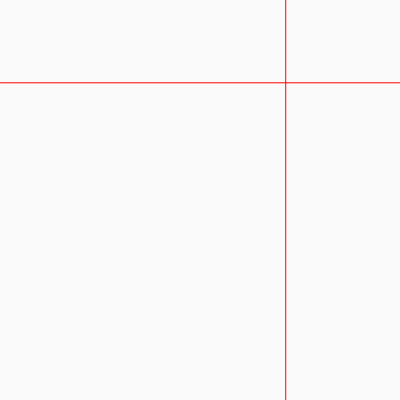
Frame 1 (no input)
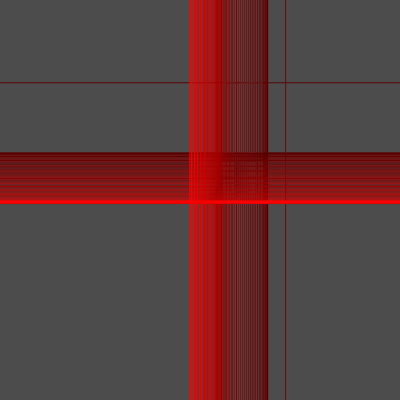
Frame 60 (no input)
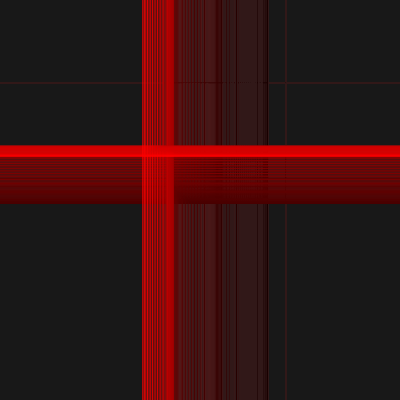
Frame 120 (the mouse pressed at the canvas centre since frame 60)

The p5.js sketch that drew these frames (run headless with seeded random() and noise() and a simulated clock; from frame 60 on, the mouse is pressed at the canvas centre):

// p5.js sketch
// ── sketch.js
// https://editor.p5js.org/p5name/sketches/LYxwpUWAG
// ims noise rgg

let my = {};

function setup() {
  my.noiseScale = 0.005;
  my.bgAlpha = 5;
  my.width = 400;
  my.height = 400;
  my.xpos = 0;
  my.ypos = 0;
  my.xspeed = 1;
  my.yspeed = 1;
  // my.xlen = 0;
  // my.ylen = 0;
  my.debug = 1;
  // my.fullScreenBtn = 0;
  my.startTime = 0;
  my.changeTime = 5.0;
  my.colors = ["red", "green", "gold"];
  my.colorIndex = 0;

  if (!my.debug) {
    my.width = windowWidth;
    my.height = windowHeight;
  }
  createCanvas(my.width, my.height);
  noStroke();

  my.fullScreenBtn = createButton("Full Screen");
  my.fullScreenBtn.mousePressed(full_screen_action);
  my.fullScreenBtn.style("font-size:42px");

  my.startTime = millis() / 1000.0;

  new_pos();

  // init_dim();
}

function draw() {
  background(0, my.bgAlpha);
  // strokeWeight(0);
  // fill("black");
  // rect(0, 0, width, height);
  check_time();

  strokeWeight(1);
  // stroke(255);
  stroke(my.colors[my.colorIndex]);

  line(0, my.ypos, width, my.ypos);

  line(my.xpos, 0, my.xpos, height);

  // next_bounce()
  next_noise();
}

function next_noise() {
  my.xpos = noise(frameCount * my.noiseScale, 0) * width;
  my.ypos = noise(frameCount * my.noiseScale, 1) * height;
  // changeColor()
}

function next_bounce() {
  my.ypos += my.yspeed;
  if (my.ypos > height || my.ypos < 0) {
    my.yspeed *= -1;
    changeColor();
  }
  my.xpos += my.xspeed;
  if (my.xpos > width || my.xpos < 0) {
    my.xspeed *= -1;
    changeColor();
  }
}

function changeColor() {
  my.colorIndex = (my.colorIndex + 1) % my.colors.length;
}

function new_pos() {
  my.xpos = random(0, width);
  my.ypos = random(0, height);
}

function check_time() {
  let now = millis() / 1000;
  if (now - my.startTime > my.changeTime) {
    my.startTime = now;
    changeColor();
  }
}

function full_screen_action() {
  my.fullScreenBtn.remove();
  fullscreen(1);
  let delay = 3000;
  setTimeout(ui_present_window, delay);
}

function ui_present_window() {
  resizeCanvas(windowWidth, windowHeight);
  // init_dim();
}

// https://editor.p5js.org/jht9629-nyu/sketches/8Iazn1D_P
// ims black-n white-1

// https://editor.p5js.org/jht9629-nyu/sketches/3VKJ-q8ar
// ims03-jht scrolling color bars

// https://editor.p5js.org/jht9629-nyu/sketches/Mpgun-Kti
// ims black-n white-1 bounce

// https://editor.p5js.org/p5name/sketches/bpUutVbYo
// ims black-n rgg-1 bounce
